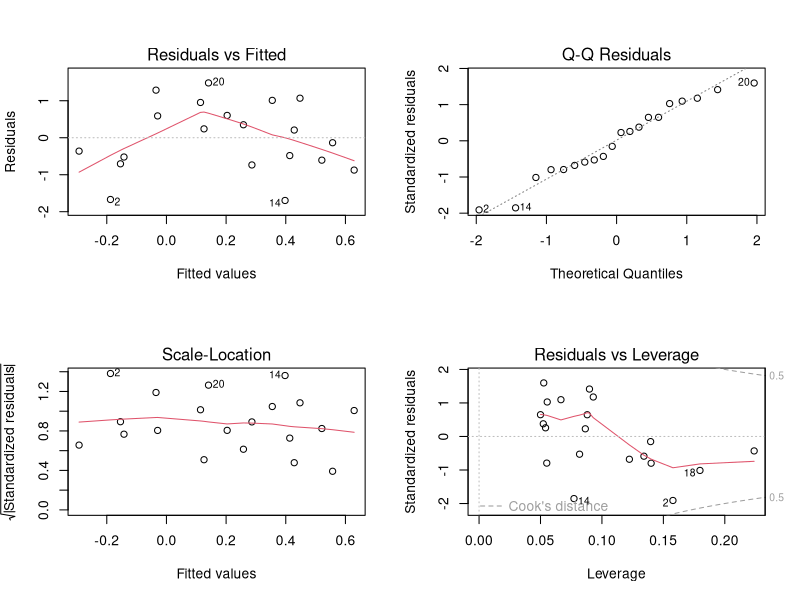
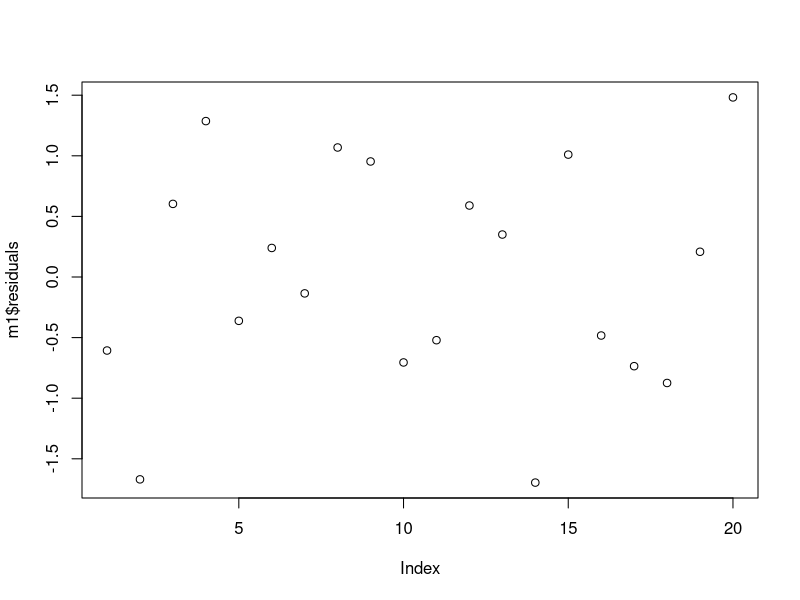
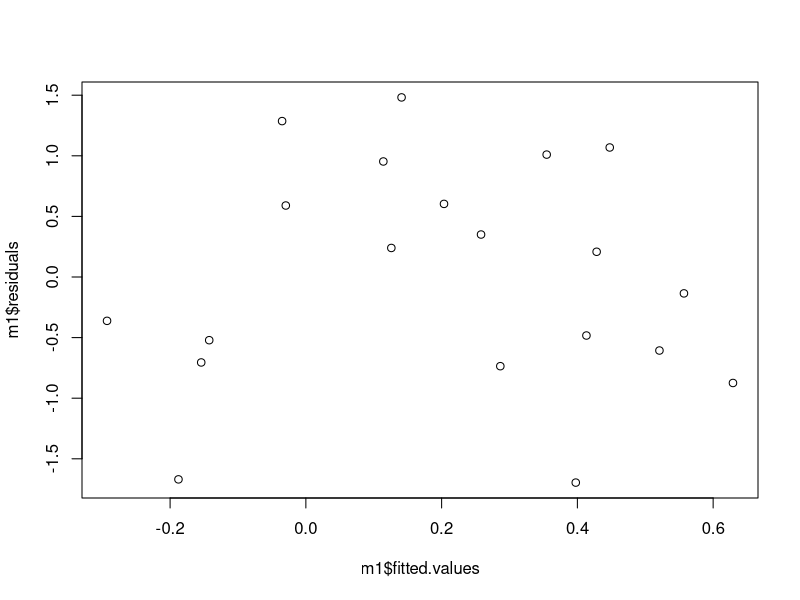
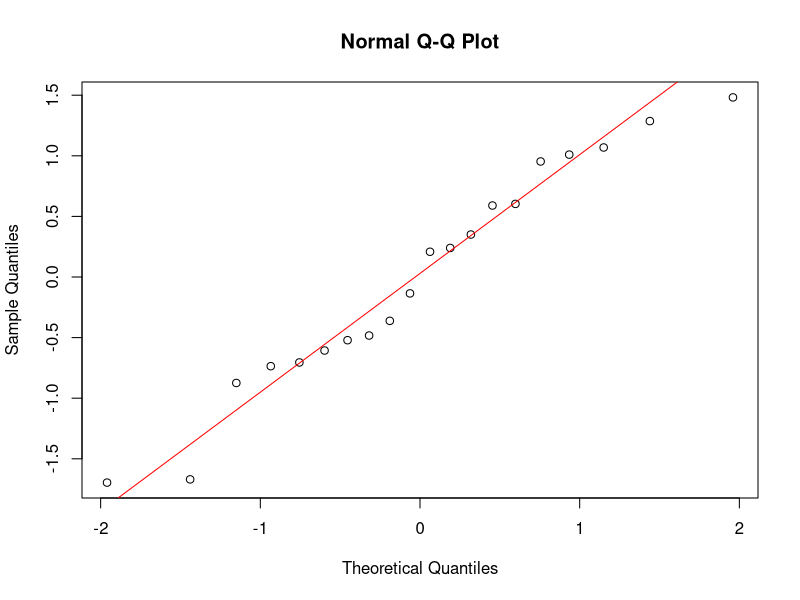
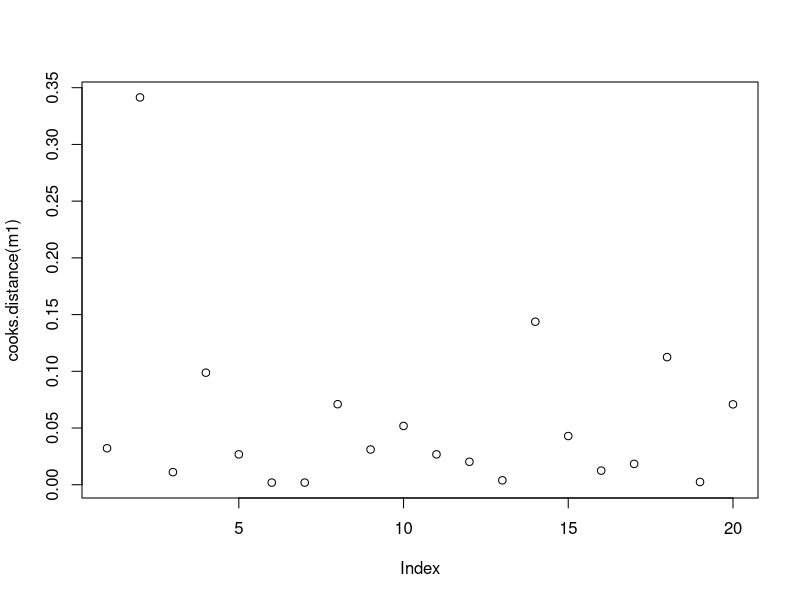
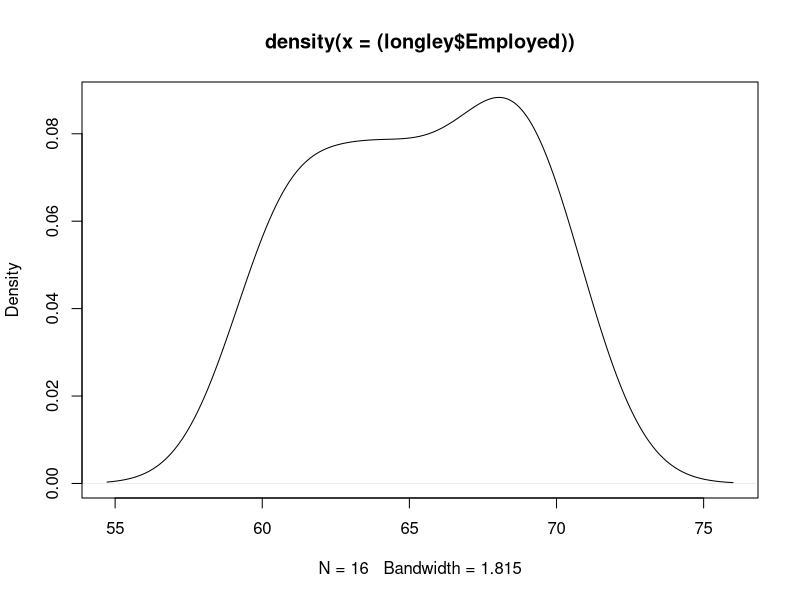
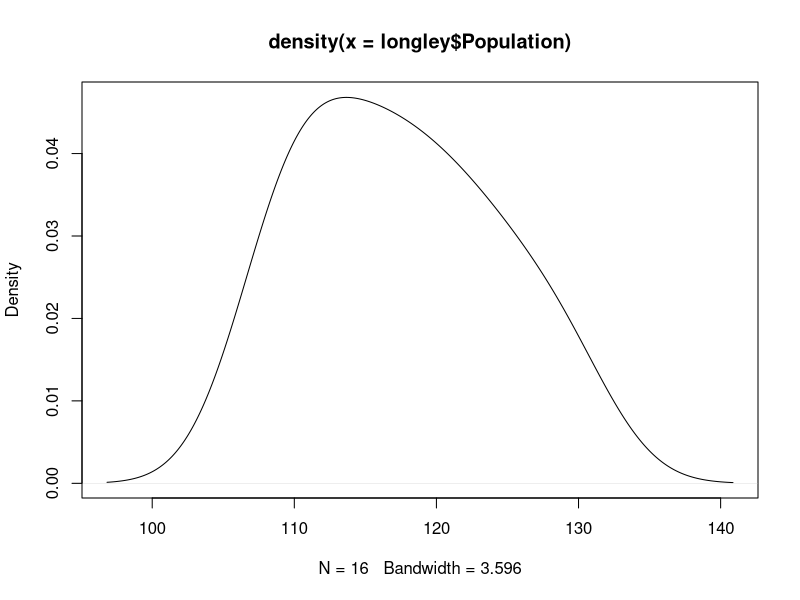
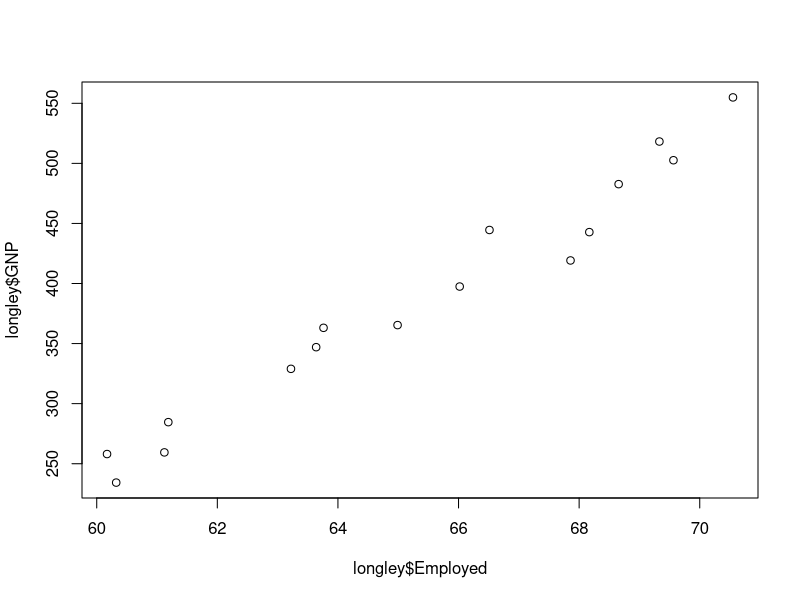

These figures' R source, in order:
require(xtable)
my_df <- data.frame(x1 = rnorm(20), x2 = rnorm(20))
xtable(summary(my_df))
m1 <- lm(x1~x2, data = my_df)
cooks.distance(m1)

# Types of Intervals #
predict(m1, newdata = data.frame(x2 = rnorm(20)), interval = "confidence")
predict(m1, newdata = data.frame(x2 = rnorm(20)), interval = "predict")

# Auto Plots #
old_par <- par(mfrow=c(2,2))
plot(m1)
par(old_par)

# Manuall Plots #
# index plot 
plot(m1$residuals)
# residual plot
plot(m1$fitted.values, m1$residuals)
# QQ plot
qqnorm(m1$residuals)
qqline(m1$residuals, col = "red")
# Cook's D
plot(cooks.distance(m1))


## Longley's Data ##
plot(density((longley$Employed)))
plot(density(longley$Population))
plot(longley$Employed, longley$GNP)
plot(longley$Population, longley$GNP)

lm1 <- lm(GNP ~ Employed + Population, data = longley)
xtable(summary(lm1))
# no meaning at intercept!
old_par <- par(mfrow=c(2,2))
plot(lm1)
par(old_par)
